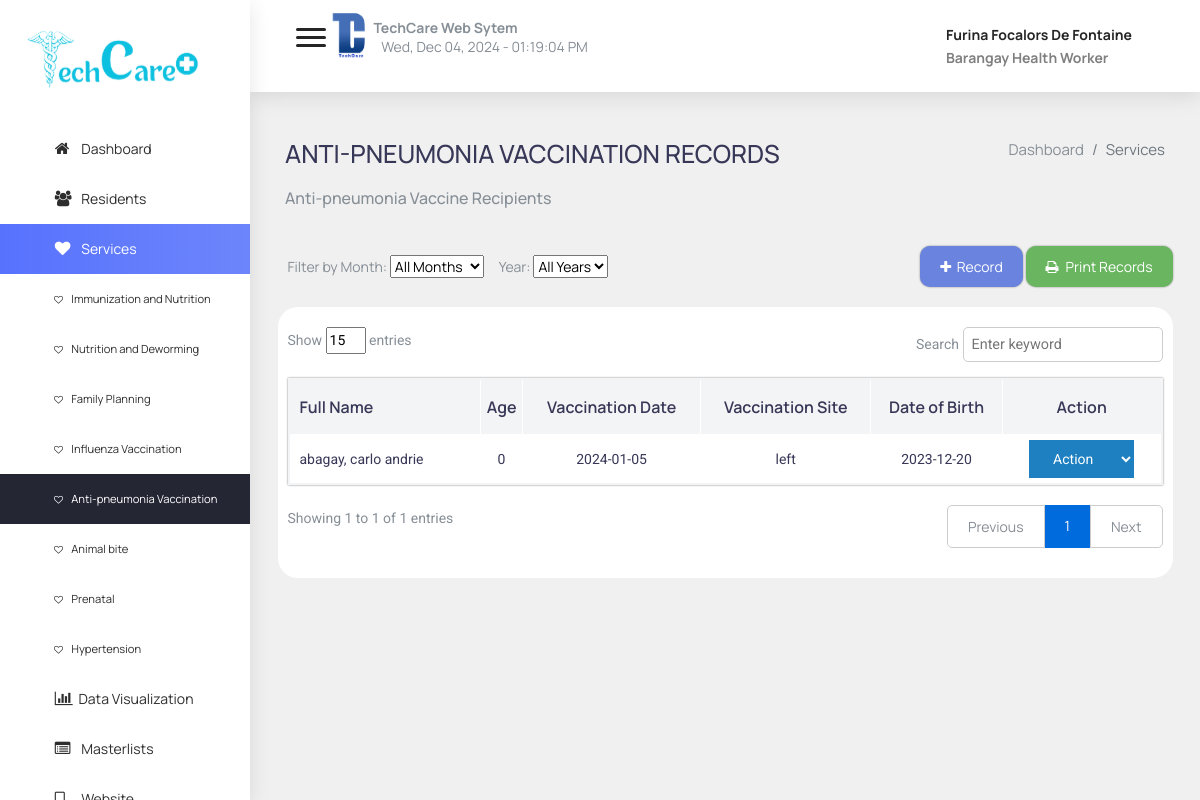
The app's page /admin/services5.php (signed in) with its own data.
### tables this page shows
CREATE TABLE `anti_pneumonia` (
  `id` int(11) NOT NULL,
  `first_name` varchar(255) NOT NULL,
  `middle_name` varchar(255) NOT NULL,
  `last_name` varchar(255) NOT NULL,
  `suffix` varchar(255) DEFAULT NULL,
  `zone` varchar(255) NOT NULL,
  `barangay` varchar(255) NOT NULL,
  `city_municipality` varchar(255) NOT NULL,
  `province` varchar(255) NOT NULL,
  `vaccination_date` date NOT NULL,
  `vaccination_site` varchar(50) NOT NULL,
  `date_of_birth` date NOT NULL
);

### admin/data/showPneumonia.php (the view, shortened to what this page needs)
<?php
include "dbcon.php";
$sql = "SELECT * FROM anti_pneumonia WHERE 1";
$sql .= " ORDER BY vaccination_date DESC";
$result = mysqli_query($conn, $sql);
$even = 0;
if (mysqli_num_rows($result) > 0) {
    $rows = array();
    while ($row = mysqli_fetch_assoc($result)) {
        $rows[] = $row;
    }
    $startIndex = 0;
    $endIndex = min(15, count($rows));
    function age($data){
        $today = date('Y-m-d');
        $diff = date_diff(date_create($data), date_create($today));
        $age = $diff->format('%y');
        echo "<th>". $age ."</th>";
    }
    for ($i = $startIndex; $i < $endIndex; $i++) {
        $row = $rows[$i];
        echo "<tr ";
        if ($even % 2 == 1) {
            echo "style='background-color:rgb(243,244,245);'";
        }
        echo "><th class='names'> " . $row['last_name'] . ", " . $row['first_name'] . " " . $row['middle_name']  . "</th>";
        age($row["date_of_birth"]);
        echo "<th> " . $row['vaccination_date'] . "</th>";
        echo "<th> " . $row['vaccination_site'] . "</th>";
        echo "<th> " . $row['date_of_birth'] . "</th>";
        echo "<th class='lastCol'> <select style='background-color:#1e80c1;color:white;border:none;padding:10px 20px;'  onchange='location = this.value;' >";
        echo "<option value='' selected hidden>Action</option>";
        echo "</select> </th></tr>";
        $even++;
    }
} else {
    echo "No data found.";
}
?>

### admin/css/navigation.css (style rules this page uses)
body { position: relative; }

### admin/css/global.css (style rules this page uses)
:root { --black:#000000; --white: #ffffff; --gradient: linear-gradient(to right,rgb(93,86,244),rgb(106,170,243)); --main-color: rgb(93, 86, 244); --sky-blue: rgb(106,170,243); }
* { box-sizing: border-box; font-family: 'Manrope', sans-serif; }
body { margin: 0px; background-color: #f0f0f0; background-size: cover; background-repeat: no-repeat; }

### admin/css/tables.css (style rules this page uses)
.tableResidents .names { text-align: left; padding-left: 10px; }
th, tr { border: 1px solid white; }
.tableResidents, th, tr { padding: 5px; }
body { overflow-x: hidden; }

### records on screen
anti_pneumonia: last_name "abagay", first_name "carlo", middle_name "andrie", date_of_birth "0", vaccination_date "2024-01-05", vaccination_site "left", date_of_birth "2023-12-20"

### other values on screen
$_SESSION["firstname"] "Furina"
$_SESSION["midname"] "Focalors"
$_SESSION["lastname"] "De Fontaine"
$_SESSION["user_type"] "Barangay Health Worker"
